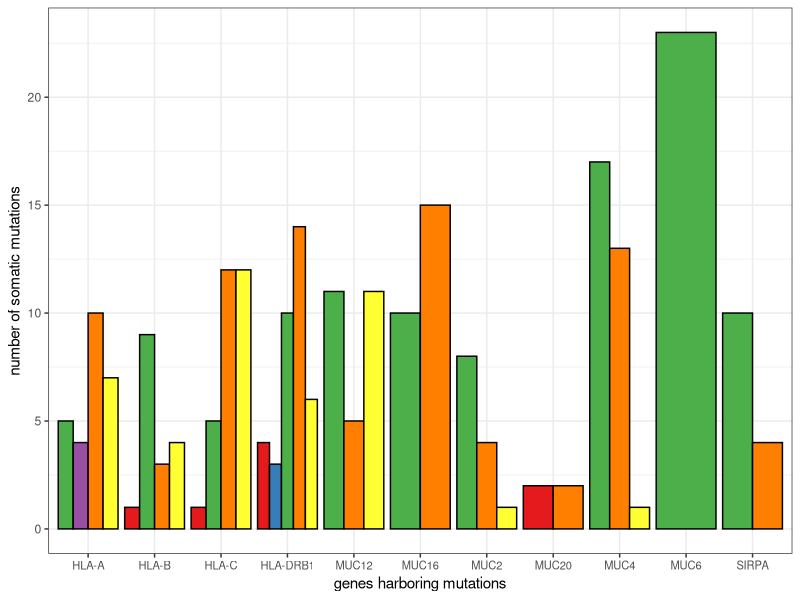
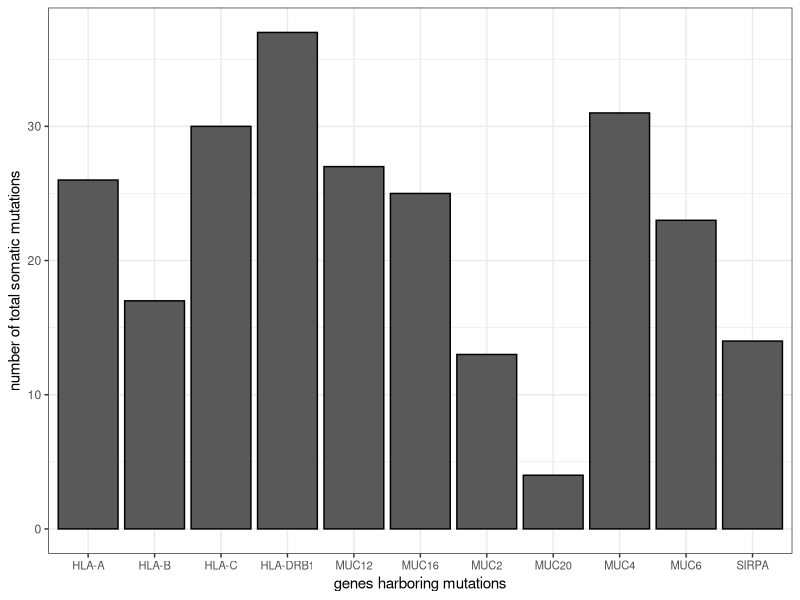
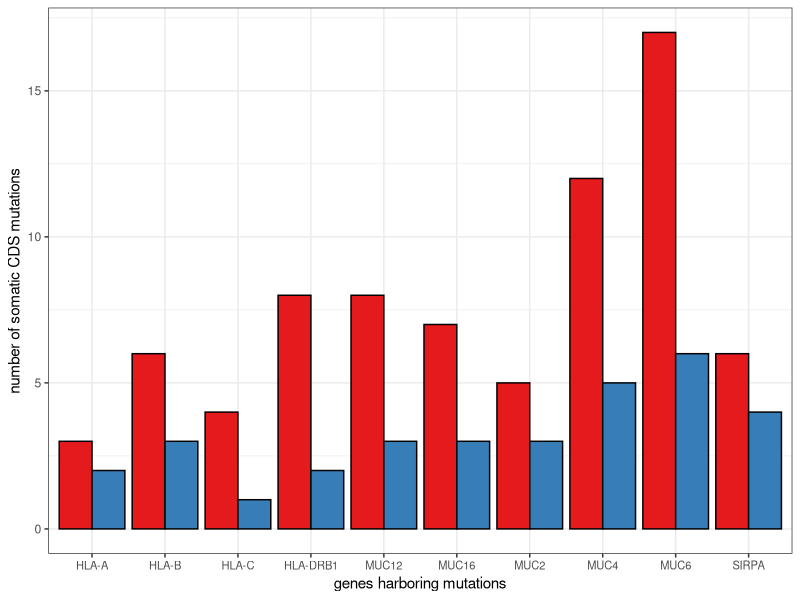
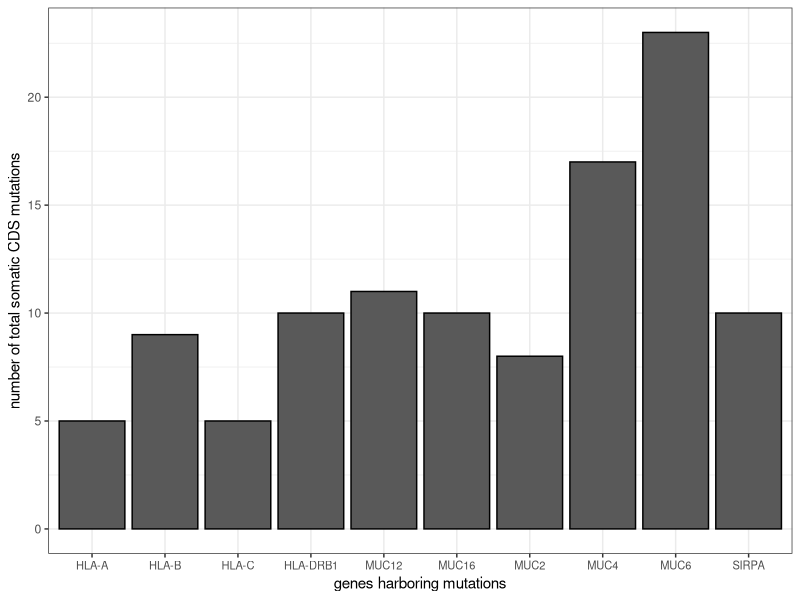
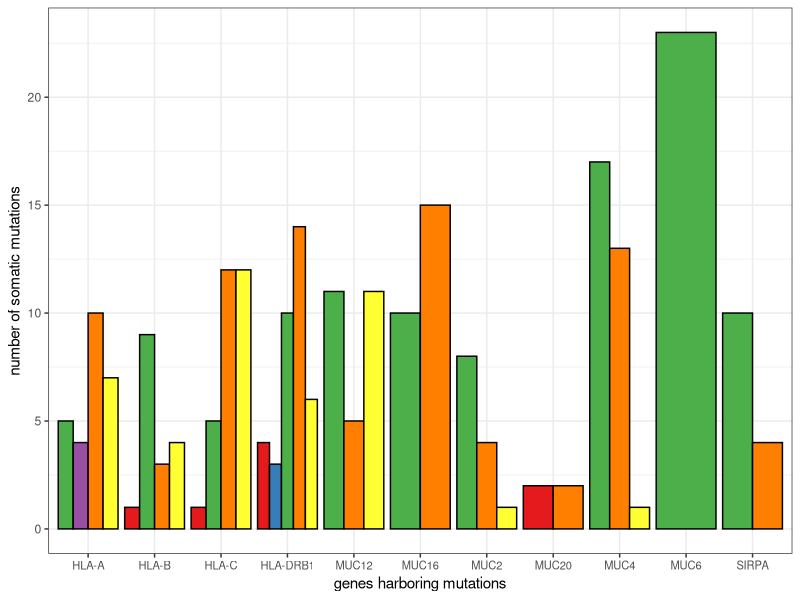
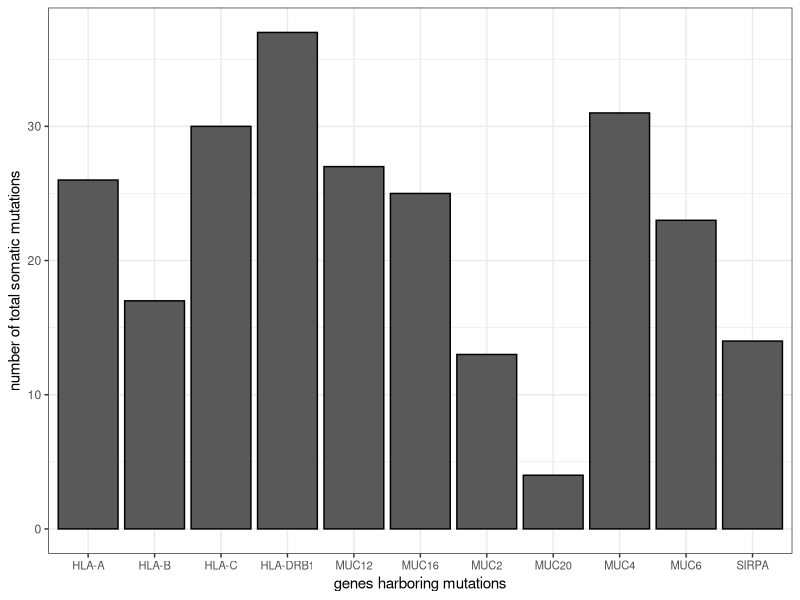
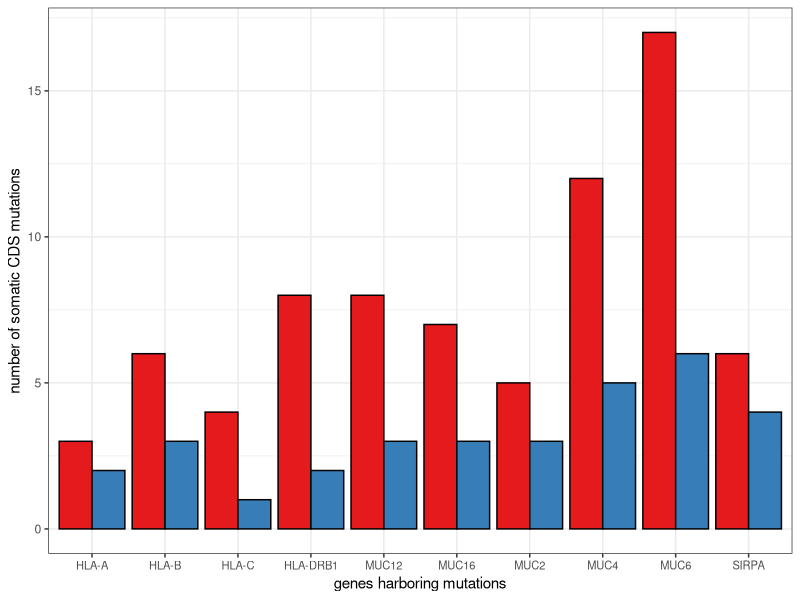
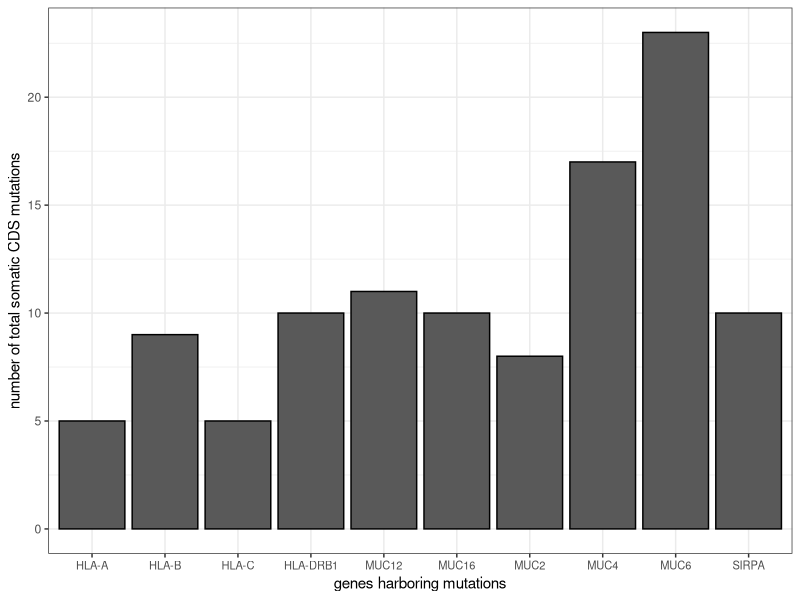

Write the R code that produced these figures, in order.
## HNSCC summary of variation in genes of interest

#install.packages("dplyr")
#install.packages("tidyr")
#install.packages("ggplot2")
#install.packages("stringr")
library(dplyr)
library(tidyr)
library(ggplot2)
library(stringr)

# import data
# complete data
dat <- read.delim("data/Ot6699_Ot6700_Santanu.Dasgupta_300-923_hEx-AV4_30x_01132013_Cancer_Nucleotide_Variation.csv")
# all somatic data
datSom <- read.delim("data/all_somatic.csv")
# target gene somatic data
datTarget <- read.delim("data/targetGenes.csv")
# target gene unique somatic data
datUnique <- read.delim("data/target_unique.csv")

# assess number of mutations across whole genome
str(datSom) #25045 somatic mutations in whole genome
# tally genome-wide somatic mutations by type (SNP, MNP, etc)
datSom %>%
  group_by(kind_cancer) %>%
  tally()
# tally CDS: 1868 somatic mutations in CDS
datSom %>%
  filter(where_in_gene == "CDS") %>%
  tally()
# tally CDS by gene: 1868 somatic mutations in CDS
allGeneTally <- datSom %>%
  filter(where_in_gene == "CDS") %>%
  group_by(gene) %>%
  tally()
allGeneTally %>%
  filter(n >5)
# evaluate syn, nonsyn, and frameshift (37) in all CDS
datSom %>%
  filter(where_in_gene == "CDS") %>%
  filter(str_detect(annot_cancer, "synonymous")) %>%
  tally() # 726 synonymous; 5 also listed as nonsyn so count as 721
datSom %>%
  filter(where_in_gene == "CDS") %>%
  filter(str_detect(annot_cancer, "frameshift")) %>%
  tally() # 37 frameshift
datSom %>%
  filter(where_in_gene == "CDS") %>%
  filter(str_detect(annot_cancer, "->")) %>%
  tally() # 1110 nonsynonymous

# assess number of somatic mutations per target gene
tarAll <- datTarget %>%
  group_by(gene) %>%
  tally()
tarCDS <- datTarget %>%
  filter(where_in_gene == "CDS") %>%
  group_by(gene) %>%
  tally()
tarNonsym <- datTarget %>%
  filter(where_in_gene == "CDS") %>%
  filter(str_detect(annot_cancer, "synonymous")) %>%
  group_by(gene) %>%
  tally()
tarUnique <- datTarget %>%
  filter(where_in_gene == "CDS") %>%
  filter(str_detect(annot_cancer, "synonymous")) %>%
  filter(str_detect(dbsnp, "rs")) %>%
  group_by(gene) %>%
  tally()
CDS.Nonsyn.Uniq.Target <- cbind(tarCDS, tarNonsym$n, tarUnique$n)

# A: somatic mutations in target genes based on location in gene
ggplot(datTarget, aes(gene, fill=where_in_gene)) + 
  geom_bar(position="dodge", colour="black", show.legend=FALSE) + 
  scale_fill_brewer(palette="Set1", name="location in\ngene") + 
  ylab("number of somatic mutations") + 
  xlab("genes harboring mutations") + 
  theme_bw() + 
  theme(axis.text.x=element_text(size=8))
ggsave(file="figures/2A.TargetGeneSomaticMutationLocation.pdf")

# B: total somatic mutations in target genes
ggplot(datTarget, aes(gene)) + 
  geom_bar(colour="black", show.legend=FALSE) + 
  ylab("number of total somatic mutations") + 
  xlab("genes harboring mutations") + 
  theme_bw() + 
  theme(axis.text.x=element_text(size=8))
ggsave(file="figures/2B.totalSomaticMutationsTargetGenes.pdf")

# C: somatic mutations in CDS by synonymous/nonsynonymous
CDS <- datTarget %>%
  select(gene, where_in_gene, annot_cancer) %>%
  filter(where_in_gene == "CDS")
CDS$annot_cancer <- sub("synonymous (.*)", "synonymous", CDS$annot_cancer)
CDS$annot_cancer <- gsub(".*->.*", "nonsynonymous", CDS$annot_cancer)

ggplot(CDS, aes(gene, fill=annot_cancer)) + 
  geom_bar(position="dodge", colour="black", show.legend=FALSE) + 
  scale_fill_brewer(palette="Set1", name="") + 
  ylab("number of somatic CDS mutations") + 
  xlab("genes harboring mutations") + 
  theme_bw() + 
  theme(axis.text.x=element_text(size=8))
ggsave(file="figures/2C.TargetGeneSomaticSynNonSyn.pdf")

# D: somatic mutations in CDS of target genes
ggplot(filter(datTarget, where_in_gene == "CDS"), aes(gene)) + 
  geom_bar(colour="black", show.legend=FALSE) + 
  ylab("number of total somatic CDS mutations") + 
  xlab("genes harboring mutations") +
  theme_bw() + 
  theme(axis.text.x=element_text(size=8))
ggsave(file="figures/2D.CDS.SomaticMutationsTargetGenes.pdf")
